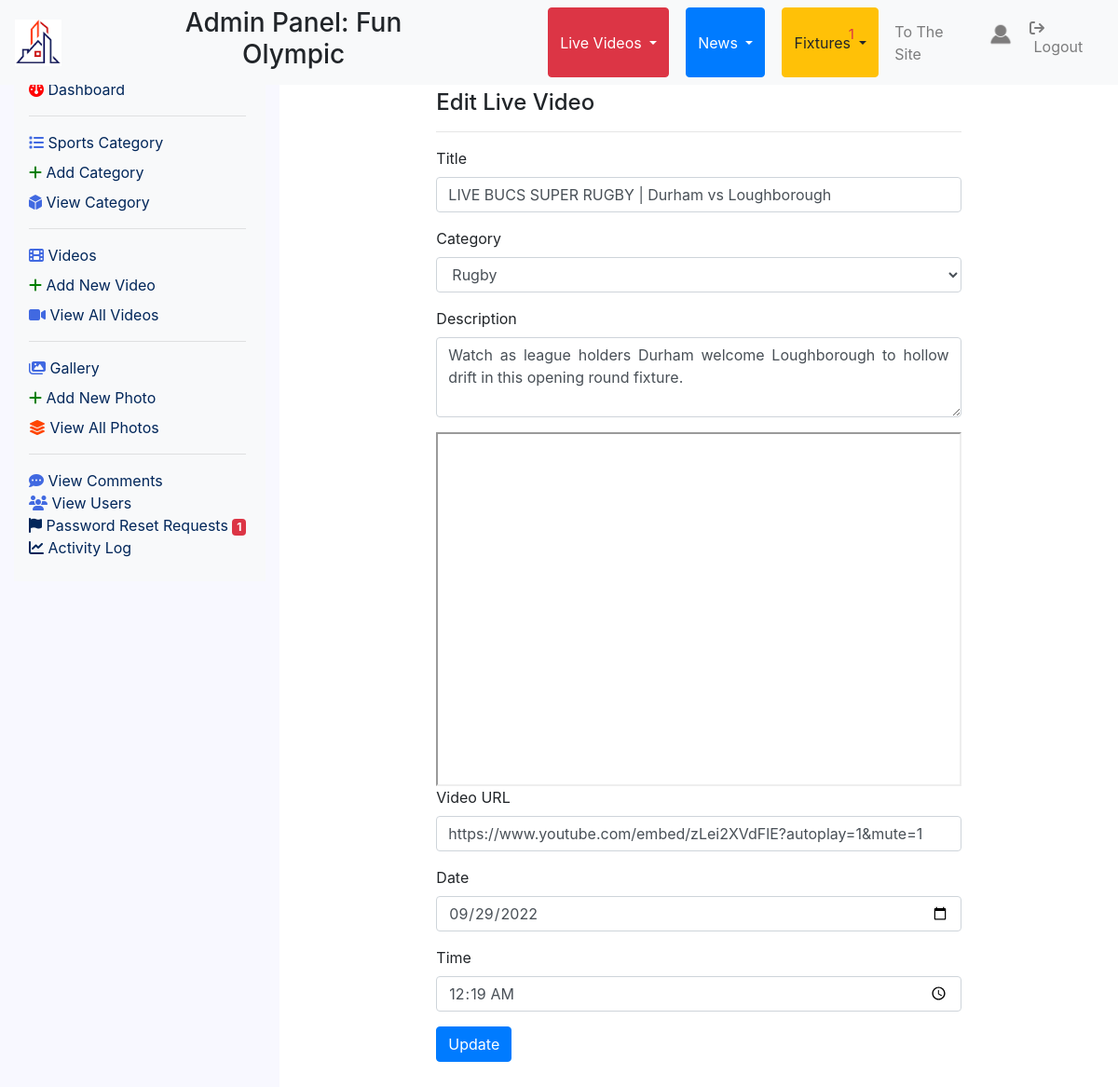
The page /admin/edit_live_video.php?edit=7 (signed in) on the database its author committed.
### tables this page shows
CREATE TABLE `users` (
  `uid` int(11) NOT NULL,
  `fullname` varchar(255) NOT NULL,
  `phone` varchar(255) NOT NULL,
  `nationality` varchar(255) NOT NULL,
  `email` varchar(255) NOT NULL,
  `profile_image` varchar(255) NOT NULL,
  `username` varchar(255) NOT NULL,
  `password` varchar(255) NOT NULL,
  `status` varchar(255) NOT NULL,
  `registered_date` varchar(255) NOT NULL,
  `is_admin` int(11) NOT NULL,
  `last_login` varchar(255) NOT NULL
);

CREATE TABLE `live_videos` (
  `lvid` int(11) NOT NULL,
  `video_title` varchar(255) NOT NULL,
  `video_description` varchar(5000) NOT NULL,
  `video_url` varchar(255) NOT NULL,
  `video_category` varchar(255) NOT NULL,
  `uploaded_date` varchar(255) NOT NULL,
  `uploaded_time` varchar(255) NOT NULL
);

### admin/edit_live_video.php (the view, shortened to what this page needs)
<?php include "admin_header.php" ?>
<?php
if(isset($_GET['edit'])){
    $lvid = $_GET['edit'];
}
    $query = "SELECT * FROM live_videos WHERE lvid = $lvid";
    $select_video = mysqli_query($connection, $query);
    while($row = mysqli_fetch_assoc($select_video)) {
        $db_video_title = $row['video_title'];
        $db_video_description= $row['video_description'];
        $db_video_path = $row['video_url'];
        $db_video_category = $row['video_category'];
        $db_upload_date = $row['uploaded_date'];
        $db_upload_time = $row['uploaded_time'];
}?>
<div class="col-md-3" id="sidebar">
    <?php include "sidebar.php"?>
</div>
<div class="col-md-9" id="main-container">
    <div class="row">
        <div class="col-md-2"></div>
        <div class="col-md-8">
            <h4>Edit Live Video</h4>
            <hr>
            <form action="" method="post" enctype="multipart/form-data">
                <div class="form-group">
                    <label for="title">Title</label>
                    <input type="text" name="title" id="" class="form-control" value="<?php echo $db_video_title ?>">
                </div>
                <div class="form-group">
                    <label for="category">Category</label>
                    <select name="category_title" id="" class="form-control">
                        <?php
                        $select_query = "SELECT * FROM categories";
                        $select_categories = mysqli_query($connection, $select_query);
                        while($row = mysqli_fetch_assoc($select_categories)) {
                        $category_title     = $row['category_title'];
                        if ($db_video_category == $category_title){
                            echo "<option selected value='{$category_title}'>{$category_title}</option>";
                        }
                        else {
                        echo "<option value='{$category_title}'>{$category_title}</option>";
                        }
                        }?>
                    </select>
                </div>
                <div class="form-group">
                    <label for="title">Description</label>
                    <textarea name="description" id="" cols="30" rows="3" style="text-align:justify" class="form-control"><?php echo $db_video_description ?></textarea>
                </div>
                <div class="form-group">
                    <iframe width="100%" height="380px" src='<?php echo $db_video_path?>' autoplay>
                            </iframe>
                            <label for="title">Video URL</label>
                            <input type="text" name="video_url" id="" class="form-control" value="<?php echo $db_video_path ?>">
                </div>
                <div class="form-group">
                        <label for="live_date">Date</label>
                        <input type="date" name="live_date" id="" value="<?php echo $db_upload_date ?>" class="form-control">
                    </div>
                    <div class="form-group">
                        <label for="live_time">Time</label>
                        <input type="time" name="live_time" value="<?php echo $db_upload_time ?>" id="" class="form-control">
                    </div>
                <input type="submit" value="Update" name="update_video" class="btn btn-primary">
            </form>
        </div>
    </div>
</div>
<?php include "admin_footer.php" ?>

### admin/admin_header.php (shortened to what this page needs)
<?php include "functions.php" ?>
<?php
$username = $_SESSION['username'];
?>
<!DOCTYPE html>
<html lang="en">
<head>
    <link rel="stylesheet" href="https://stackpath.bootstrapcdn.com/bootstrap/4.5.0/css/bootstrap.min.css">
    <link rel="stylesheet" href="https://maxcdn.bootstrapcdn.com/font-awesome/4.7.0/css/font-awesome.min.css">
    <link rel="stylesheet" href="css/style.css">
</head>
<body>
    <div class="container-fluid">
        <nav class="navbar navbar-expand-md fixed-top navbar-light bg-light">
            <a class="navbar-brand" href="../admin/"><img src="../images/logo.png" height="50" width="50" alt=""></a>
            <div class="collapse navbar-collapse" id="navbarNav">
                <ul class="navbar-nav mr-auto">
                    <h3 class="text-center">Admin Panel: Fun Olympic</h3>
                    <div class="btn-group">
                        <button type="button" class="btn btn-danger dropdown-toggle" data-toggle="dropdown"
                            aria-haspopup="true" aria-expanded="false">
                            Live Videos
                        </button>
                    </div>
                    <div class="btn-group">
                        <button type="button" class="btn btn-primary dropdown-toggle" data-toggle="dropdown"
                            aria-haspopup="true" aria-expanded="false">
                            News
                        </button>
                    </div>
                    <div class="btn-group">
                        <button type="button" class="btn btn-warning dropdown-toggle" data-toggle="dropdown"
                            aria-haspopup="true" aria-expanded="false">
                            Fixtures
                        </button>
                    </div>
                </ul>
                <ul class="navbar-nav">
                <li class="nav-item">
                        <a href="view_emails.php" class="nav-link text-danger" style="font-size:25px" data-toggle="tooltip" title="Emails"><i class="fa-solid fa-bell"></i>
                        <sup><small>
                            <?php
                        $query = "SELECT * FROM emails WHERE status='unread'";
                        $select_from_table = mysqli_query($connection, $query);
                        echo mysqli_num_rows($select_from_table);
                        ?>
                        </small></sup>
                        </a>
                    </li>
                    <li class="nav-item">
                        <a href="../home.php" class="nav-link" target="_blank">To The Site</a>
                    </li>
                    <li class="nav-item">
                        <a class="nav-link" href="profile.php">
                        <?php
                            $query = "SELECT * FROM users WHERE username = '$username'";
                            $select_user = mysqli_query($connection, $query);
                            while($row = mysqli_fetch_assoc($select_user)) {
                                $profile_image = $row['profile_image'];
                            ?>
                            <img
                                src="../images/<?php echo $profile_image ?>"
                                height="30" width="30" alt="" style="border-radius:50%"
                                ><?php } ?>
                            </a>
                    </li>
                    <li class="nav-item">
                        <a class="nav-link" href="../logout.php"><i
                                class="fa-solid fa-arrow-right-from-bracket"></i>&nbsp;Logout</a>
                    </li>
                </ul>
            </div>
        </nav>
        <div class="row">
        </div>
        <div class="row">

### admin/css/style.css (style rules this page uses)
html { height: 100%; }
#main-container { margin-top: 60px; position: fixed; left:25%; height: 90%; overflow-y: auto; padding: 20px; }
#sidebar { padding-top:60px; background-color: ghostwhite; position: fixed; left:0; height: 100%; overflow-y: auto; }

### admin/css/sidebar.css (style rules this page uses)
ul { margin-left:-40px; }
ul li { list-style: none; color:#01265a; }
ul li a { color: #01265a; }

### rows shown on the page
users: profile_image (placeholder picture)
live_videos: title "LIVE BUCS SUPER RUGBY | Durham vs Loughborough", description "Watch as league holders Durham welcome Loughborough to hollow drift in this opening round fixture.", video_url "https://www.youtube.com/embed/zLei2XVdFlE?autoplay=1&mute=1", live_date "09/29/2022", live_time "00:19"

### other values the page prints
mysqli_num_rows($select_from_table) "1"
pending_password_reset_count() "1"
form field category_title "Rugby"
